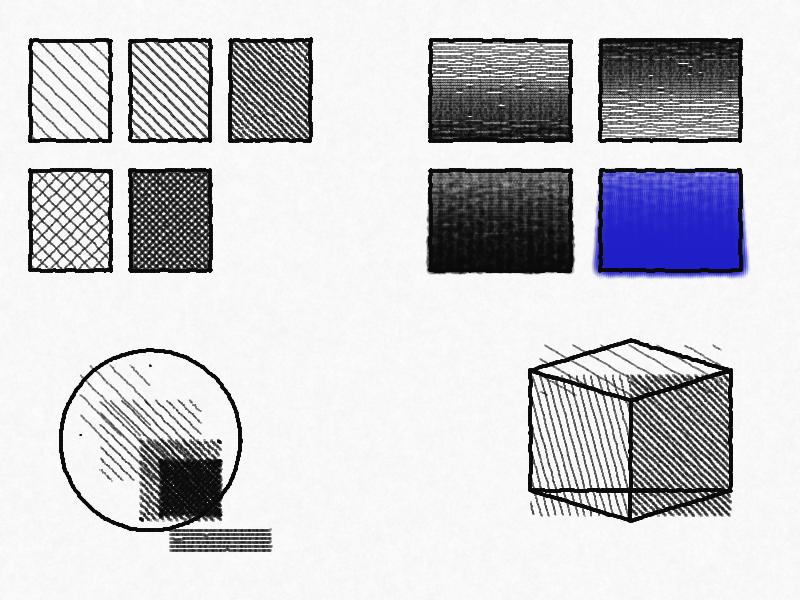

The Python source for this figure:
#!/usr/bin/env python3
"""
Lesson 3: Shading, Hatching & Value
Student assignment - creating tonal value and 3D form through shading.
"""

import sys
import os
import math
sys.path.insert(0, os.path.join(os.path.dirname(__file__), '..', '..', 'artist'))

from student import *
from stylus_format import Drawing
from renderer import render_drawing

all_strokes = []

# =============================================================================
# Section 1 -- Hatching & Crosshatching Swatches (top-left quadrant, y: 20-280)
# =============================================================================

# Swatch 1: Light hatching
all_strokes.append(draw_rectangle(x=30, y=40, w=80, h=100, pressure=0.3, tool="pen"))
all_strokes.extend(draw_hatching(x=30, y=40, w=80, h=100, angle_deg=45, spacing=12, pressure=0.2, tool="pencil"))

# Swatch 2: Medium hatching
all_strokes.append(draw_rectangle(x=130, y=40, w=80, h=100, pressure=0.3, tool="pen"))
all_strokes.extend(draw_hatching(x=130, y=40, w=80, h=100, angle_deg=45, spacing=8, pressure=0.4, tool="pencil"))

# Swatch 3: Dense hatching
all_strokes.append(draw_rectangle(x=230, y=40, w=80, h=100, pressure=0.3, tool="pen"))
all_strokes.extend(draw_hatching(x=230, y=40, w=80, h=100, angle_deg=45, spacing=5, pressure=0.6, tool="pencil"))

# Swatch 4: Light crosshatching
all_strokes.append(draw_rectangle(x=30, y=170, w=80, h=100, pressure=0.3, tool="pen"))
all_strokes.extend(draw_crosshatching(x=30, y=170, w=80, h=100, spacing=10, pressure=0.3, tool="pencil"))

# Swatch 5: Dense crosshatching
all_strokes.append(draw_rectangle(x=130, y=170, w=80, h=100, pressure=0.3, tool="pen"))
all_strokes.extend(draw_crosshatching(x=130, y=170, w=80, h=100, spacing=5, pressure=0.5, tool="pencil"))

# =============================================================================
# Section 2 -- Gradient Fills (top-right quadrant, y: 20-280)
# =============================================================================

# Gradient light-to-dark (pencil)
all_strokes.extend(draw_gradient_fill(x=430, y=40, w=140, h=100, start_pressure=0.05, end_pressure=0.8, tool="pencil"))
all_strokes.append(draw_rectangle(x=430, y=40, w=140, h=100, pressure=0.3, tool="pen"))

# Gradient dark-to-light (pencil)
all_strokes.extend(draw_gradient_fill(x=600, y=40, w=140, h=100, start_pressure=0.8, end_pressure=0.05, tool="pencil"))
all_strokes.append(draw_rectangle(x=600, y=40, w=140, h=100, pressure=0.3, tool="pen"))

# Charcoal gradient
all_strokes.extend(draw_gradient_fill(x=430, y=170, w=140, h=100, start_pressure=0.1, end_pressure=0.9, tool="charcoal"))
all_strokes.append(draw_rectangle(x=430, y=170, w=140, h=100, pressure=0.3, tool="pen"))

# Brush gradient in blue
all_strokes.extend(draw_gradient_fill(x=600, y=170, w=140, h=100, start_pressure=0.1, end_pressure=0.7, tool="brush", color="blue"))
all_strokes.append(draw_rectangle(x=600, y=170, w=140, h=100, pressure=0.3, tool="pen"))

# =============================================================================
# Section 3 -- Shaded Sphere (bottom-left quadrant, y: 310-580)
# =============================================================================

# Sphere outline
all_strokes.append(draw_circle(cx=150, cy=440, radius=90, pressure=0.4, tool="pen"))

# Light hatching (top-left highlight zone)
all_strokes.extend(draw_hatching(x=80, y=365, w=70, h=70, angle_deg=45, spacing=14, pressure=0.15, tool="pencil"))

# Medium hatching (middle transitional zone)
all_strokes.extend(draw_hatching(x=100, y=400, w=100, h=80, angle_deg=45, spacing=8, pressure=0.35, tool="pencil"))

# Dense hatching (lower-right shadow zone)
all_strokes.extend(draw_hatching(x=140, y=440, w=80, h=80, angle_deg=45, spacing=5, pressure=0.55, tool="pencil"))

# Crosshatch darkest area (core shadow)
all_strokes.extend(draw_crosshatching(x=160, y=460, w=60, h=55, spacing=4, pressure=0.7, tool="pencil"))

# Cast shadow
all_strokes.extend(draw_hatching(x=170, y=530, w=100, h=20, angle_deg=0, spacing=4, pressure=0.5, tool="pencil"))

# =============================================================================
# Section 4 -- Shaded Cube (bottom-right quadrant, y: 310-580)
# =============================================================================

# Top face outline
all_strokes.append(draw_line(530, 370, 630, 340, pressure=0.5, tool="pen"))
all_strokes.append(draw_line(630, 340, 730, 370, pressure=0.5, tool="pen"))
all_strokes.append(draw_line(730, 370, 630, 400, pressure=0.5, tool="pen"))
all_strokes.append(draw_line(630, 400, 530, 370, pressure=0.5, tool="pen"))

# Front face outline
all_strokes.append(draw_line(530, 370, 530, 490, pressure=0.5, tool="pen"))
all_strokes.append(draw_line(530, 490, 630, 520, pressure=0.5, tool="pen"))
all_strokes.append(draw_line(630, 520, 630, 400, pressure=0.5, tool="pen"))

# Right face outline
all_strokes.append(draw_line(630, 400, 730, 370, pressure=0.5, tool="pen"))
all_strokes.append(draw_line(730, 370, 730, 490, pressure=0.5, tool="pen"))
all_strokes.append(draw_line(730, 490, 630, 520, pressure=0.5, tool="pen"))

# Top face shading (lightest)
all_strokes.extend(draw_hatching(x=540, y=345, w=180, h=50, angle_deg=30, spacing=14, pressure=0.15, tool="pencil"))

# Front face shading (medium)
all_strokes.extend(draw_hatching(x=530, y=375, w=100, h=140, angle_deg=75, spacing=7, pressure=0.35, tool="pencil"))

# Right face shading (darkest)
all_strokes.extend(draw_hatching(x=630, y=375, w=100, h=140, angle_deg=45, spacing=5, pressure=0.55, tool="pencil"))

# Pressure ramp accent line along the bottom
all_strokes.append(draw_pressure_ramp(530, 490, 730, 490, tool="pen"))

# =============================================================================
# Render and save
# =============================================================================

drawing = Drawing(strokes=all_strokes, width=800, height=600)
img = render_drawing(drawing, apply_paper=True)
output_path = os.path.join(os.path.dirname(__file__), "lesson_03.png")
img.convert("RGB").save(output_path)
print(f"Saved to {output_path}")
print(f"Total strokes: {len(all_strokes)}")
